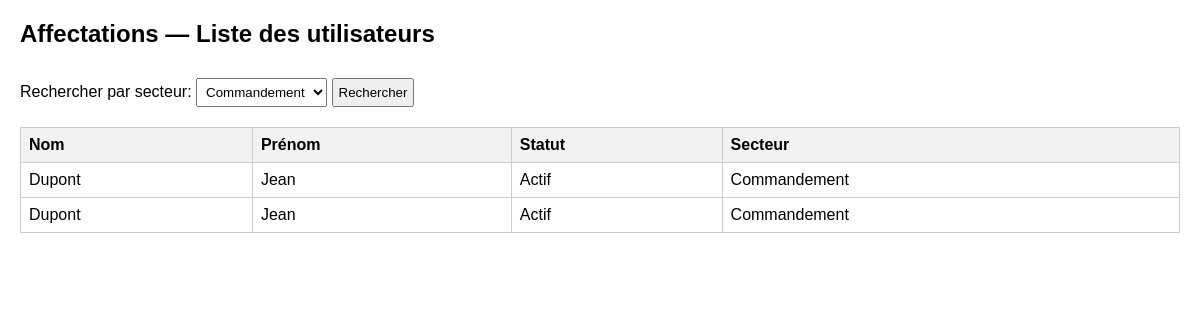
Screenshot of /vues/affectation.php?filtre=5 with the database file from the repository.
### tables this page shows
CREATE TABLE `User` (
  `id` int NOT NULL,
  `identifiant` varchar(100) NOT NULL,
  `mdp` varchar(255) NOT NULL,
  `nom` varchar(100) NOT NULL,
  `prenom` varchar(100) NOT NULL,
  `idSpecialite` int DEFAULT NULL,
  `idSecteur` int DEFAULT NULL,
  `statut` enum('Actif','Repos','Malade','Danger') DEFAULT 'Actif',
  `lienPDP` text
);

### vues/affectation.php (the view, shortened to what this page needs)
<?php
$pdo = new PDO("mysql:host=localhost;dbname=orbibase", "root", "");
$pdo->setAttribute(PDO::ATTR_ERRMODE, PDO::ERRMODE_EXCEPTION);
$filtre = $_GET['filtre'] ?? '';
if ($filtre !== '') {
    $result = $pdo->prepare("SELECT * FROM user WHERE idSecteur = :filtre");
    $result->bindParam(':filtre', $filtre, PDO::PARAM_INT);
} else {
    $result = $pdo->prepare("SELECT * FROM user");
}
$result->execute();
$users = $result->fetchAll(PDO::FETCH_ASSOC);
?>
<!DOCTYPE html>
<html>
<head>
</head>
<body>
<h2> Affectations — Liste des utilisateurs</h2>
<form method="GET" action="index.php">
    <label for="filtre">Rechercher par secteur: </label>
    <select name="filtre" id="filtre">
        <option value="5"<?= $filtre === '5'? 'selected' : '' ?>>Commandement</option>
    </select>
    <button type="submit">Rechercher</button>
</form>
<table border="1" cellpadding="5" cellspacing="0">
    <tr>
        <th>Nom</th>
        <th>Prénom</th>
        <th>Statut</th>
        <th>Secteur</th>
    </tr>
    <?php foreach ($users as $user): ?>
        <tr>
            <td><?= $user['nom'] ?></td>
            <td><?= $user['prenom'] ?></td>
            <td><?= $user ['statut'] ?></td>
            <td>
                <?= match ($user['idSecteur']){
                    1 => 'Recherche',
                    2 => 'Agriculture',
                    3 => 'Maintenance',
                    4 => 'Médecine',
                    5 => 'Commandement',
                    default => 'Non défini',
                }
                ?>
            </td>
        </tr>
    <?php endforeach; ?>
</table>
</body>
</html>

### vues/affectation.php (style rules this page uses)
body { font-family: Arial; margin: 20px; }
table { border-collapse: collapse; width: 100%; margin-top: 20px; }
th, td { border: 1px solid#ccc; padding: 8px; text-align: left; }
th { background-color:#f2f2f2; }
select, button { padding: 5px; margin-top: 10px; }

### rows the page displays
user: nom "Dupont", prenom "Jean", statut "Actif", idSecteur "Commandement"
user: nom "Dupont", prenom "Jean", statut "Actif", idSecteur "Commandement"
